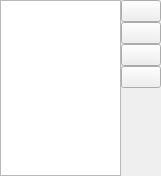
<?xml version="1.0" encoding="UTF-8"?>
<ui version="4.0">
 <class>LibrariesWidget</class>
 <widget class="QWidget" name="LibrariesWidget">
  <property name="geometry">
   <rect>
    <x>0</x>
    <y>0</y>
    <width>161</width>
    <height>176</height>
   </rect>
  </property>
  <property name="windowTitle">
   <string>Form</string>
  </property>
  <layout class="QVBoxLayout" name="verticalLayout_2">
   <property name="spacing">
    <number>0</number>
   </property>
   <property name="leftMargin">
    <number>0</number>
   </property>
   <property name="topMargin">
    <number>0</number>
   </property>
   <property name="rightMargin">
    <number>0</number>
   </property>
   <property name="bottomMargin">
    <number>0</number>
   </property>
   <item>
    <layout class="QHBoxLayout" name="horizontalLayout">
     <item>
      <widget class="QListWidget" name="listWidget">
       <property name="editTriggers">
        <set>QAbstractItemView::NoEditTriggers</set>
       </property>
       <property name="selectionBehavior">
        <enum>QAbstractItemView::SelectRows</enum>
       </property>
      </widget>
     </item>
     <item>
      <layout class="QVBoxLayout" name="verticalLayout">
       <item>
        <widget class="QPushButton" name="addPushButton">
         <property name="text">
          <string/>
         </property>
         <property name="icon">
          <iconset resource="mytypon.qrc">
           <normaloff>:/pictures/plus.png</normaloff>:/pictures/plus.png</iconset>
         </property>
        </widget>
       </item>
       <item>
        <widget class="QPushButton" name="removePushButton">
         <property name="text">
          <string/>
         </property>
         <property name="icon">
          <iconset resource="mytypon.qrc">
           <normaloff>:/pictures/cross.png</normaloff>:/pictures/cross.png</iconset>
         </property>
        </widget>
       </item>
       <item>
        <widget class="QPushButton" name="upPushButton">
         <property name="text">
          <string/>
         </property>
         <property name="icon">
          <iconset resource="mytypon.qrc">
           <normaloff>:/pictures/arrow_up.png</normaloff>:/pictures/arrow_up.png</iconset>
         </property>
        </widget>
       </item>
       <item>
        <widget class="QPushButton" name="downPushButton">
         <property name="text">
          <string/>
         </property>
         <property name="icon">
          <iconset resource="mytypon.qrc">
           <normaloff>:/pictures/arrow_down.png</normaloff>:/pictures/arrow_down.png</iconset>
         </property>
        </widget>
       </item>
       <item>
        <spacer name="verticalSpacer">
         <property name="orientation">
          <enum>Qt::Vertical</enum>
         </property>
         <property name="sizeHint" stdset="0">
          <size>
           <width>20</width>
           <height>40</height>
          </size>
         </property>
        </spacer>
       </item>
      </layout>
     </item>
    </layout>
   </item>
  </layout>
 </widget>
 <resources>
  <include location="mytypon.qrc"/>
 </resources>
 <connections/>
</ui>
